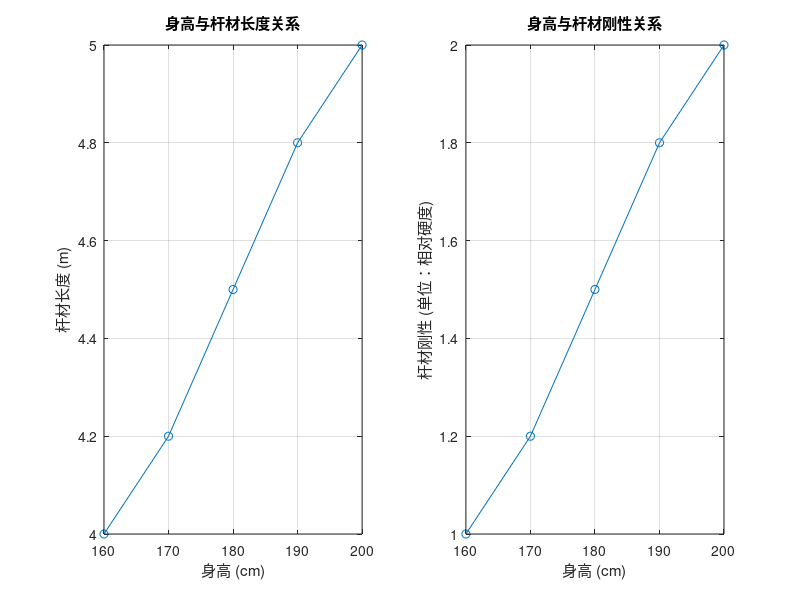

Write the MATLAB code that produced this figure.
% 数据示例
height = [160, 170, 180, 190, 200]; % 身高 (cm)
length = [4, 4.2, 4.5, 4.8, 5];    % 杆材长度 (m)
rigidity = [1, 1.2, 1.5, 1.8, 2];   % 杆材刚性 (单位：相对硬度)

% 绘制身高与杆材长度的关系图
figure;
subplot(1, 2, 1);
plot(height, length, '-o');
xlabel('身高 (cm)');
ylabel('杆材长度 (m)');
title('身高与杆材长度关系');
grid on;

% 绘制身高与杆材刚性的关系图
subplot(1, 2, 2);
plot(height, rigidity, '-o');
xlabel('身高 (cm)');
ylabel('杆材刚性 (单位：相对硬度)');
title('身高与杆材刚性关系');
grid on;
